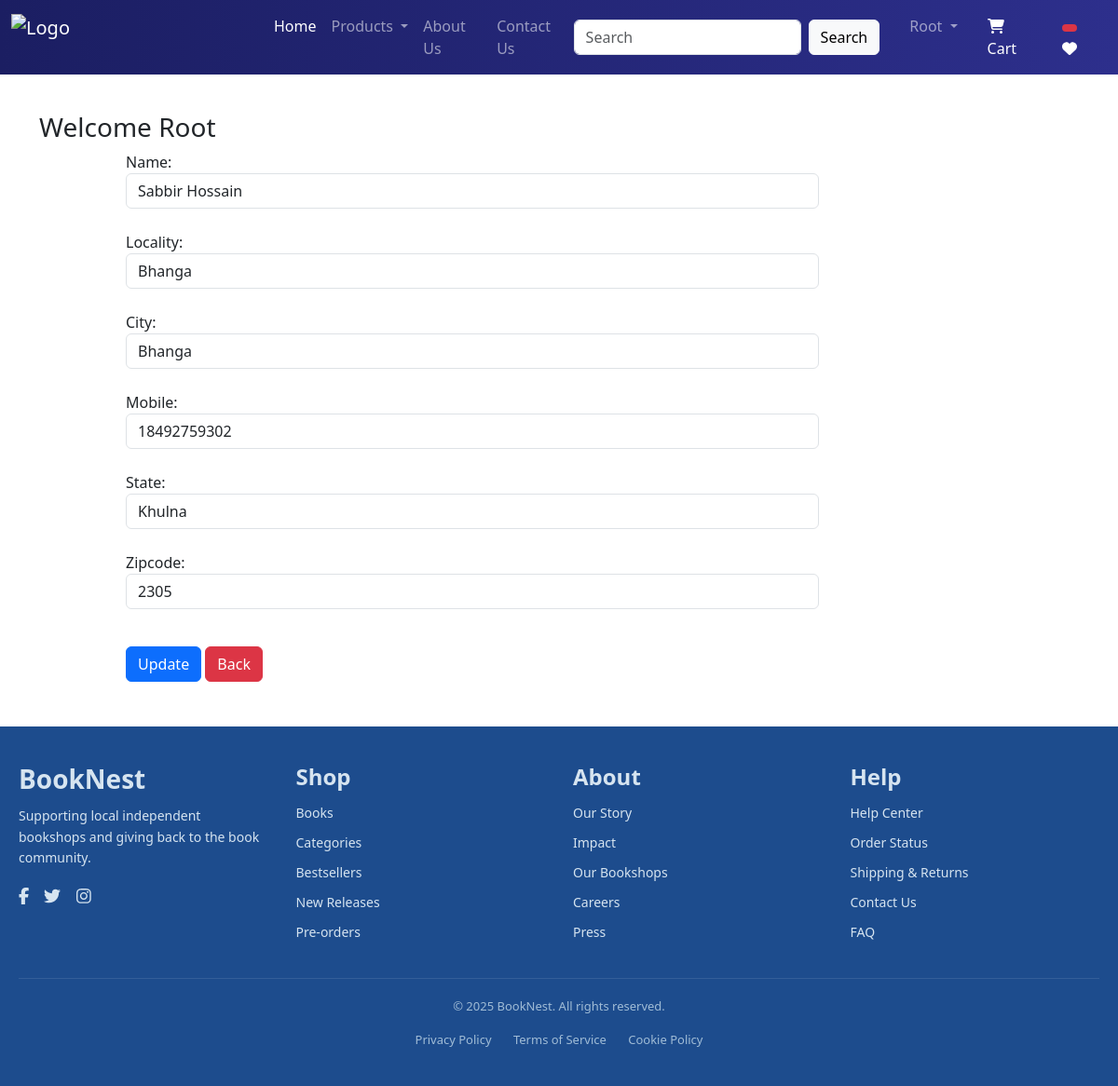
The app's page /updateAddress/4/ (signed in) with its own data.
### app/models.py (models this page shows, shortened)
class Customer(models.Model):
    user = models.ForeignKey(User, on_delete=models.CASCADE)
    name = models.CharField(max_length=200)
    locality = models.CharField(max_length=200)
    city = models.CharField(max_length=200)
    mobile = models.IntegerField(default=0)
    zipcode = models.IntegerField()
    state = models.CharField(choices=STATE_CHOICES, max_length=100)

### app/views.py (the view, shortened to what this page needs)
# urls.py: path('updateAddress/<int:pk>/', views.updateAddress.as_view(), name='updateAddress'),
@method_decorator(login_required,name='dispatch')
class updateAddress(View):
    def get(self, request, pk):
        add = get_object_or_404(Customer, pk=pk)
        totalitem = 0
        wishlist=0
        if request.user.is_authenticated:
            totalitem = len(Cart.objects.filter(user=request.user))
            wishitem = len(Wishlist.objects.filter(user=request.user))
        form = CustomerProfileForm(instance=add)
        return render(request, 'app/updateAddress.html', {'form': form})

### app/forms.py
class CustomerProfileForm(forms.ModelForm):
    class Meta:
        model = Customer
        fields = ['name','locality','city','mobile','state','zipcode']
        widgets = {
            'name': forms.TextInput(attrs={'class': 'form-control'}),
            'locality': forms.TextInput(attrs={'class': 'form-control'}),
            'city': forms.TextInput(attrs={'class': 'form-control'}),
            'mobile': forms.NumberInput(attrs={'class': 'form-control'}),
            'state': forms.Select(attrs={'class': 'form-control'}),
            'zipcode': forms.NumberInput(attrs={'class': 'form-control'}),
        }

### app/templates/app/updateAddress.html (shortened to what this page needs)
{% extends 'app/base.html' %}
{% load static %}
{% block main-content %}
<div class="container my-5">
    <div class="row">
        <h3>Welcome <span class="text-capitalize">{{ request.user }}</span></h3>
    </div>
    <div class="col-sm-8 offset-sm-1">
        <form action="" method="post">
            {% for fm in form %}
                {{ fm.label_tag }} {{ fm }}
                <br>
            {% endfor %}
            <div class="col-12 mt-3">
                <button type="submit" class="btn btn-primary">Update</button>
                <a href="{% url 'address' %}" type="button" class="btn btn-danger">Back</a>
            </div>
        </form>
    </div>
</div>
{% endblock main-content %}

### app/templates/app/base.html (shortened to what this page needs)
<!DOCTYPE html>
{% load static %}
<html lang="en">
<head>
    <link href="https://cdn.jsdelivr.net/npm/bootstrap@5.3.5/dist/css/bootstrap.min.css" rel="stylesheet">
    <link rel="stylesheet" href="{% static 'app/css/owl.carousel.min.css' %}">
    <link rel="stylesheet" href="{% static 'app/css/all.min.css' %}">
    <link rel="stylesheet" href="{% static 'app/css/style.css' %}">
</head>
<body>
  <nav class="navbar navbar-expand-lg navbar-dark navbar-gradient fixed-top">
        <div class="container-fluid">
          <a class="navbar-brand d-flex align-items-center" href="/">
            <img src="{% static 'app/images/banner/BrandName.png' %}" alt="Logo" width="250" height="50" class="me-2">
        </a>
           <div class="collapse navbar-collapse" id="navbarSupportedContent">
            <ul class="navbar-nav me-auto mb-2 mb-lg-0">
              <li class="nav-item">
                <a class="nav-link active" aria-current="page" href="/">Home</a>
              </li>
              <li class="nav-item dropdown">
                <a class="nav-link dropdown-toggle" href="#" role="button" data-bs-toggle="dropdown" aria-expanded="false">
                  Products
                </a>
              </li>
              <li class="nav-item">
                <a class="nav-link" href="{% url 'about'%}">About Us</a>
              </li>
              <li class="nav-item">
                <a class="nav-link" href="{% url 'contact'%}">Contact Us</a>
              </li>
            </ul>
            <form class="d-flex" role="search" action='/search'>
              <input class="form-control me-2" type="search" placeholder="Search" aria-label="Search" name="search">
              <button class="btn btn-light" type="submit">Search</button>
            </form>
            <ul class="navbar-nav mb-2 mb-lg-0 ms-3">
              {% if request.user.is_authenticated %}
              <li class="nav-item dropdown mx-2">
                <a class="nav-link dropdown-toggle" href="#" id="profileDropdown" role="button" data-bs-toggle="dropdown" aria-expanded="false">
                  {{ request.user.username|capfirst }}
                </a>
              </li>
              <li class="nav-item mx-2">
                <a href="{% url 'showcart' %}" class="nav-link text-white position-relative">
                  <i class="fa fa-shopping-cart"></i> Cart
              </a>
              </li>
              <li class="nav-item mx-2">
                <a href="#" class="nav-link text-white">
                    <span class="badge bg-danger">
                    </span>
                    <i class="fa fa-heart"></i>
                </a>
            </li>
              {% endif %}
            </ul>
          </div>
        </div>
    </nav>
<br><br><br>
    {% block main-content %}{% endblock main-content %}
    <footer class="site-footer">
      <div class="footer-container">
        <div class="footer-section brand">
          <h3>BookNest</h3>
          <p>Supporting local independent bookshops and giving back to the book community.</p>
          <div class="social-icons">
            <a href="#"><i class="fab fa-facebook-f"></i></a>
            <a href="#"><i class="fab fa-twitter"></i></a>
            <a href="#"><i class="fab fa-instagram"></i></a>
          </div>
        </div>
        <div class="footer-section">
          <h4>Shop</h4>
          <ul>
            <li><a href="#">Books</a></li>
            <li><a href="#">Categories</a></li>
            <li><a href="#">Bestsellers</a></li>
            <li><a href="#">New Releases</a></li>
            <li><a href="#">Pre-orders</a></li>
          </ul>
        </div>
        <div class="footer-section">
          <h4>About</h4>
          <ul>
            <li><a href="#">Our Story</a></li>
            <li><a href="#">Impact</a></li>
            <li><a href="#">Our Bookshops</a></li>
            <li><a href="#">Careers</a></li>
            <li><a href="#">Press</a></li>
          </ul>
        </div>
        <div class="footer-section">
          <h4>Help</h4>
          <ul>
            <li><a href="{% url 'contact' %}">Help Center</a></li>
            <li><a href="{% url 'contact' %}">Order Status</a></li>
            <li><a href="{% url 'contact' %}">Shipping & Returns</a></li>
            <li><a href="{% url 'contact' %}">Contact Us</a></li>
            <li><a href="{% url 'contact' %}">FAQ</a></li>
          </ul>
        </div>
      </div>
      <div class="footer-bottom">
        <p>&copy; 2025 BookNest. All rights reserved.</p>
        <div class="footer-links">
          <a href="/">Privacy Policy</a>
          <a href="/">Terms of Service</a>
          <a href="/">Cookie Policy</a>
        </div>
      </div>
    </footer>
</body>
</html>

### app/static/app/css/style.css (style rules this page uses)
.navbar-gradient { background: linear-gradient(to right, #1b1e62, #2d2f8c); }
.badge.bg-danger { color: white; }
.site-footer { background-color: #1d4c8d; color: #d6e4f0; padding: 40px 20px; font-family: 'Segoe UI', sans-serif; }
.footer-container { display: flex; flex-wrap: wrap; justify-content: space-between; gap: 30px; max-width: 1200px; margin: auto; }
.footer-section { flex: 1 1 220px; }
.footer-section h3, .footer-section h4 { font-weight: 600; margin-bottom: 12px; }
.footer-section p { font-size: 14px; line-height: 1.6; }
.footer-section ul { list-style: none; padding: 0; margin: 0; }
.footer-section ul li { margin-bottom: 8px; }
.footer-section ul li a { color: #d6e4f0; text-decoration: none; font-size: 14px; }
.social-icons a { margin-right: 12px; color: #d6e4f0; font-size: 18px; text-decoration: none; }
.footer-bottom { border-top: 1px solid rgba(255, 255, 255, 0.1); margin-top: 30px; padding-top: 20px; text-align: center; font-size: 13px; color: #a0bcd6; }
.footer-links { margin-top: 10px; }
.footer-links a { margin: 0 10px; color: #a0bcd6; text-decoration: none; }

### records on screen
Customer: form "Sabbir Hossain" "Bhanga" "Bhanga" "18492759302" "Khulna" "2305"

### other values on screen
{{ request.user.username|capfirst }} "Root"
{{ request.user }} "Root"
{{ fm.label_tag }} "Name:" "Locality:" "City:" "Mobile:" "State:" "Zipcode:"
